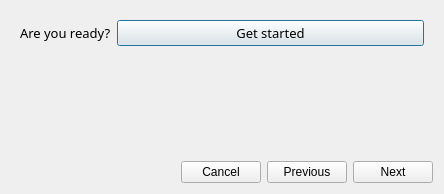
<?xml version="1.0" encoding="UTF-8"?>
<ui version="4.0">
 <class>Dialog</class>
 <widget class="QDialog" name="Dialog">
  <property name="geometry">
   <rect>
    <x>0</x>
    <y>0</y>
    <width>444</width>
    <height>194</height>
   </rect>
  </property>
  <property name="windowTitle">
   <string>Dialog</string>
  </property>
  <layout class="QVBoxLayout" name="verticalLayout">
   <item>
    <widget class="QStackedWidget" name="stackedWidget">
     <property name="font">
      <font>
       <family>RubFlama</family>
       <pointsize>10</pointsize>
      </font>
     </property>
     <property name="currentIndex">
      <number>0</number>
     </property>
     <widget class="QWidget" name="page_3">
      <layout class="QFormLayout" name="formLayout_2">
       <item row="0" column="0">
        <widget class="QLabel" name="label_4">
         <property name="text">
          <string>Are you ready?</string>
         </property>
        </widget>
       </item>
       <item row="0" column="1">
        <widget class="QPushButton" name="pushButton_3">
         <property name="text">
          <string>Get started</string>
         </property>
        </widget>
       </item>
       <item row="1" column="0">
        <spacer name="verticalSpacer_3">
         <property name="orientation">
          <enum>Qt::Vertical</enum>
         </property>
         <property name="sizeHint" stdset="0">
          <size>
           <width>20</width>
           <height>40</height>
          </size>
         </property>
        </spacer>
       </item>
      </layout>
     </widget>
     <widget class="QWidget" name="page">
      <layout class="QVBoxLayout" name="verticalLayout_2">
       <item>
        <widget class="QLabel" name="label">
         <property name="font">
          <font>
           <family>RubFlama</family>
           <pointsize>10</pointsize>
          </font>
         </property>
         <property name="text">
          <string>Put your finger on the first button and hold it for one second in:</string>
         </property>
         <property name="alignment">
          <set>Qt::AlignCenter</set>
         </property>
        </widget>
       </item>
       <item>
        <widget class="QLabel" name="label_2">
         <property name="font">
          <font>
           <family>RubFlama</family>
           <pointsize>40</pointsize>
          </font>
         </property>
         <property name="text">
          <string>3</string>
         </property>
         <property name="alignment">
          <set>Qt::AlignCenter</set>
         </property>
        </widget>
       </item>
       <item>
        <spacer name="verticalSpacer">
         <property name="orientation">
          <enum>Qt::Vertical</enum>
         </property>
         <property name="sizeHint" stdset="0">
          <size>
           <width>20</width>
           <height>40</height>
          </size>
         </property>
        </spacer>
       </item>
      </layout>
     </widget>
     <widget class="QWidget" name="page_2">
      <layout class="QFormLayout" name="formLayout">
       <item row="0" column="0">
        <widget class="QLabel" name="label_3">
         <property name="text">
          <string>Start value</string>
         </property>
        </widget>
       </item>
       <item row="0" column="1">
        <widget class="QDoubleSpinBox" name="doubleSpinBox"/>
       </item>
       <item row="2" column="0">
        <spacer name="verticalSpacer_2">
         <property name="orientation">
          <enum>Qt::Vertical</enum>
         </property>
         <property name="sizeHint" stdset="0">
          <size>
           <width>20</width>
           <height>64</height>
          </size>
         </property>
        </spacer>
       </item>
       <item row="1" column="0">
        <widget class="QPushButton" name="pushButton">
         <property name="text">
          <string>Retry</string>
         </property>
        </widget>
       </item>
       <item row="1" column="1">
        <widget class="QPushButton" name="pushButton_2">
         <property name="text">
          <string>Confirm and next</string>
         </property>
        </widget>
       </item>
      </layout>
     </widget>
    </widget>
   </item>
   <item>
    <layout class="QHBoxLayout" name="horizontalLayout">
     <item>
      <spacer name="horizontalSpacer">
       <property name="orientation">
        <enum>Qt::Horizontal</enum>
       </property>
       <property name="sizeHint" stdset="0">
        <size>
         <width>40</width>
         <height>20</height>
        </size>
       </property>
      </spacer>
     </item>
     <item>
      <widget class="QPushButton" name="cancel_button">
       <property name="text">
        <string>Cancel</string>
       </property>
      </widget>
     </item>
     <item>
      <widget class="QPushButton" name="previous_page_button">
       <property name="text">
        <string>Previous</string>
       </property>
      </widget>
     </item>
     <item>
      <widget class="QPushButton" name="next_page_button">
       <property name="text">
        <string>Next</string>
       </property>
      </widget>
     </item>
    </layout>
   </item>
  </layout>
 </widget>
 <resources/>
 <connections/>
</ui>
